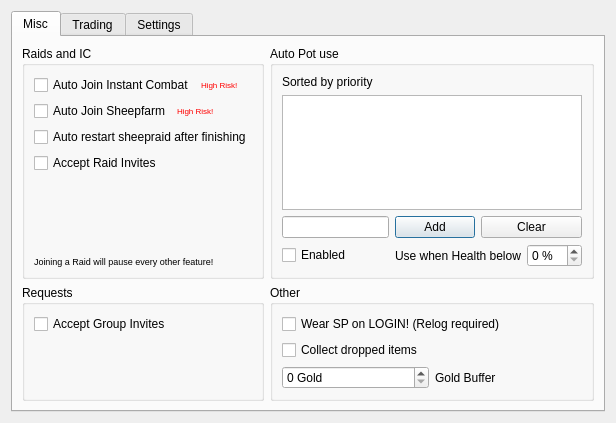
<?xml version="1.0" encoding="UTF-8"?>
<ui version="4.0">
 <class>SettingsUI</class>
 <widget class="QDialog" name="SettingsUI">
  <property name="geometry">
   <rect>
    <x>0</x>
    <y>0</y>
    <width>616</width>
    <height>423</height>
   </rect>
  </property>
  <property name="minimumSize">
   <size>
    <width>450</width>
    <height>315</height>
   </size>
  </property>
  <property name="windowTitle">
   <string>Dialog</string>
  </property>
  <layout class="QVBoxLayout" name="verticalLayout">
   <item>
    <widget class="QTabWidget" name="settingsTabs">
     <property name="sizePolicy">
      <sizepolicy hsizetype="Expanding" vsizetype="Ignored">
       <horstretch>0</horstretch>
       <verstretch>0</verstretch>
      </sizepolicy>
     </property>
     <property name="currentIndex">
      <number>0</number>
     </property>
     <widget class="QWidget" name="misc_tab">
      <attribute name="title">
       <string>Misc</string>
      </attribute>
      <layout class="QGridLayout" name="gridLayout">
       <item row="0" column="0">
        <widget class="QGroupBox" name="groupBox">
         <property name="title">
          <string>Raids and IC</string>
         </property>
         <layout class="QVBoxLayout" name="verticalLayout_2">
          <item>
           <layout class="QHBoxLayout" name="horizontalLayout_4">
            <item>
             <widget class="QCheckBox" name="checkBox">
              <property name="text">
               <string>Auto Join Instant Combat</string>
              </property>
             </widget>
            </item>
            <item>
             <widget class="QLabel" name="label_12">
              <property name="palette">
               <palette>
                <active>
                 <colorrole role="WindowText">
                  <brush brushstyle="SolidPattern">
                   <color alpha="255">
                    <red>255</red>
                    <green>0</green>
                    <blue>0</blue>
                   </color>
                  </brush>
                 </colorrole>
                </active>
                <inactive>
                 <colorrole role="WindowText">
                  <brush brushstyle="SolidPattern">
                   <color alpha="255">
                    <red>255</red>
                    <green>0</green>
                    <blue>0</blue>
                   </color>
                  </brush>
                 </colorrole>
                </inactive>
                <disabled>
                 <colorrole role="WindowText">
                  <brush brushstyle="SolidPattern">
                   <color alpha="255">
                    <red>120</red>
                    <green>120</green>
                    <blue>120</blue>
                   </color>
                  </brush>
                 </colorrole>
                </disabled>
               </palette>
              </property>
              <property name="font">
               <font>
                <pointsize>6</pointsize>
               </font>
              </property>
              <property name="text">
               <string>High Risk!</string>
              </property>
             </widget>
            </item>
           </layout>
          </item>
          <item>
           <layout class="QHBoxLayout" name="horizontalLayout">
            <item>
             <widget class="QCheckBox" name="autoJoinSheep">
              <property name="text">
               <string>Auto Join Sheepfarm</string>
              </property>
             </widget>
            </item>
            <item>
             <widget class="QLabel" name="label_8">
              <property name="palette">
               <palette>
                <active>
                 <colorrole role="WindowText">
                  <brush brushstyle="SolidPattern">
                   <color alpha="255">
                    <red>255</red>
                    <green>0</green>
                    <blue>0</blue>
                   </color>
                  </brush>
                 </colorrole>
                </active>
                <inactive>
                 <colorrole role="WindowText">
                  <brush brushstyle="SolidPattern">
                   <color alpha="255">
                    <red>255</red>
                    <green>0</green>
                    <blue>0</blue>
                   </color>
                  </brush>
                 </colorrole>
                </inactive>
                <disabled>
                 <colorrole role="WindowText">
                  <brush brushstyle="SolidPattern">
                   <color alpha="255">
                    <red>120</red>
                    <green>120</green>
                    <blue>120</blue>
                   </color>
                  </brush>
                 </colorrole>
                </disabled>
               </palette>
              </property>
              <property name="font">
               <font>
                <pointsize>6</pointsize>
               </font>
              </property>
              <property name="text">
               <string>High Risk!</string>
              </property>
             </widget>
            </item>
           </layout>
          </item>
          <item>
           <widget class="QCheckBox" name="restartSheep">
            <property name="text">
             <string>Auto restart sheepraid after finishing</string>
            </property>
           </widget>
          </item>
          <item>
           <widget class="QCheckBox" name="raidInvites">
            <property name="text">
             <string>Accept Raid Invites</string>
            </property>
           </widget>
          </item>
          <item>
           <spacer name="verticalSpacer_3">
            <property name="orientation">
             <enum>Qt::Vertical</enum>
            </property>
            <property name="sizeHint" stdset="0">
             <size>
              <width>20</width>
              <height>40</height>
             </size>
            </property>
           </spacer>
          </item>
          <item>
           <widget class="QLabel" name="label">
            <property name="font">
             <font>
              <pointsize>7</pointsize>
             </font>
            </property>
            <property name="text">
             <string>Joining a Raid will pause every other feature!</string>
            </property>
            <property name="wordWrap">
             <bool>true</bool>
            </property>
           </widget>
          </item>
         </layout>
        </widget>
       </item>
       <item row="1" column="0">
        <widget class="QGroupBox" name="groupBox_4">
         <property name="title">
          <string>Requests</string>
         </property>
         <layout class="QGridLayout" name="gridLayout_4">
          <item row="1" column="0">
           <widget class="QCheckBox" name="accept_group">
            <property name="text">
             <string>Accept Group Invites</string>
            </property>
           </widget>
          </item>
          <item row="2" column="0">
           <spacer name="verticalSpacer_6">
            <property name="orientation">
             <enum>Qt::Vertical</enum>
            </property>
            <property name="sizeHint" stdset="0">
             <size>
              <width>20</width>
              <height>40</height>
             </size>
            </property>
           </spacer>
          </item>
         </layout>
        </widget>
       </item>
       <item row="1" column="1">
        <widget class="QGroupBox" name="groupBox_6">
         <property name="title">
          <string>Other</string>
         </property>
         <layout class="QGridLayout" name="gridLayout_5">
          <item row="2" column="1">
           <widget class="QLabel" name="label_2">
            <property name="text">
             <string>Gold Buffer</string>
            </property>
           </widget>
          </item>
          <item row="0" column="0" colspan="2">
           <widget class="QCheckBox" name="wearSP">
            <property name="text">
             <string>Wear SP on LOGIN! (Relog required)</string>
            </property>
           </widget>
          </item>
          <item row="2" column="0">
           <widget class="QSpinBox" name="goldBuffer">
            <property name="suffix">
             <string> Gold</string>
            </property>
            <property name="maximum">
             <number>100000</number>
            </property>
           </widget>
          </item>
          <item row="3" column="0">
           <spacer name="verticalSpacer_2">
            <property name="orientation">
             <enum>Qt::Vertical</enum>
            </property>
            <property name="sizeHint" stdset="0">
             <size>
              <width>20</width>
              <height>40</height>
             </size>
            </property>
           </spacer>
          </item>
          <item row="1" column="0">
           <widget class="QCheckBox" name="autoCollect">
            <property name="text">
             <string>Collect dropped items</string>
            </property>
           </widget>
          </item>
         </layout>
        </widget>
       </item>
       <item row="0" column="1">
        <widget class="QGroupBox" name="groupBox_8">
         <property name="title">
          <string>Auto Pot use</string>
         </property>
         <layout class="QGridLayout" name="gridLayout_9">
          <item row="0" column="0" colspan="4">
           <widget class="QLabel" name="label_9">
            <property name="text">
             <string>Sorted by priority</string>
            </property>
           </widget>
          </item>
          <item row="1" column="0" colspan="4">
           <widget class="QListWidget" name="autoPotList"/>
          </item>
          <item row="2" column="0">
           <widget class="QLineEdit" name="autoPotLine"/>
          </item>
          <item row="2" column="1">
           <widget class="QPushButton" name="autoPotAdd">
            <property name="text">
             <string>Add</string>
            </property>
           </widget>
          </item>
          <item row="2" column="2" colspan="2">
           <widget class="QPushButton" name="autoPotClear">
            <property name="text">
             <string>Clear</string>
            </property>
           </widget>
          </item>
          <item row="3" column="0">
           <widget class="QCheckBox" name="autoPotEnable">
            <property name="text">
             <string>Enabled</string>
            </property>
           </widget>
          </item>
          <item row="3" column="1" colspan="2">
           <widget class="QLabel" name="label_10">
            <property name="text">
             <string>Use when Health below</string>
            </property>
           </widget>
          </item>
          <item row="3" column="3">
           <widget class="QSpinBox" name="autoPotPercent">
            <property name="suffix">
             <string> %</string>
            </property>
           </widget>
          </item>
         </layout>
        </widget>
       </item>
      </layout>
     </widget>
     <widget class="QWidget" name="trading">
      <attribute name="title">
       <string>Trading</string>
      </attribute>
      <layout class="QGridLayout" name="gridLayout_7">
       <item row="0" column="0">
        <widget class="QComboBox" name="req_trades">
         <item>
          <property name="text">
           <string>Do not accept trades</string>
          </property>
         </item>
         <item>
          <property name="text">
           <string>Accept every trade</string>
          </property>
         </item>
         <item>
          <property name="text">
           <string>Use Trading Settings</string>
          </property>
         </item>
        </widget>
       </item>
       <item row="0" column="1">
        <spacer name="horizontalSpacer_3">
         <property name="orientation">
          <enum>Qt::Horizontal</enum>
         </property>
         <property name="sizeHint" stdset="0">
          <size>
           <width>40</width>
           <height>20</height>
          </size>
         </property>
        </spacer>
       </item>
       <item row="1" column="0" colspan="2">
        <widget class="QGroupBox" name="groupBox_2">
         <property name="title">
          <string>Loot Items</string>
         </property>
         <layout class="QGridLayout" name="gridLayout_6">
          <item row="4" column="1">
           <spacer name="verticalSpacer_4">
            <property name="orientation">
             <enum>Qt::Vertical</enum>
            </property>
            <property name="sizeHint" stdset="0">
             <size>
              <width>20</width>
              <height>241</height>
             </size>
            </property>
           </spacer>
          </item>
          <item row="0" column="0" rowspan="5">
           <widget class="QListWidget" name="loot_itemlist"/>
          </item>
          <item row="1" column="1">
           <widget class="QSpinBox" name="tradeAmmount">
            <property name="maximum">
             <number>999</number>
            </property>
           </widget>
          </item>
          <item row="1" column="2">
           <widget class="QCheckBox" name="lootAll">
            <property name="text">
             <string>All</string>
            </property>
           </widget>
          </item>
          <item row="0" column="1" colspan="2">
           <widget class="QLineEdit" name="loot_name"/>
          </item>
          <item row="2" column="1" colspan="2">
           <widget class="QPushButton" name="loot_addItem">
            <property name="text">
             <string>Add Item</string>
            </property>
           </widget>
          </item>
          <item row="3" column="1" colspan="2">
           <widget class="QPushButton" name="loot_removeItem">
            <property name="text">
             <string>Remove Selected</string>
            </property>
           </widget>
          </item>
         </layout>
        </widget>
       </item>
       <item row="1" column="2">
        <widget class="QGroupBox" name="groupBox_7">
         <property name="title">
          <string>Loot Gold</string>
         </property>
         <layout class="QVBoxLayout" name="verticalLayout_4">
          <item>
           <layout class="QVBoxLayout" name="verticalLayout_3">
            <item>
             <widget class="QRadioButton" name="lootFixed">
              <property name="text">
               <string>Fixed Max Ammount</string>
              </property>
             </widget>
            </item>
            <item>
             <widget class="QSpinBox" name="lootFixedGold">
              <property name="maximum">
               <number>99999999</number>
              </property>
             </widget>
            </item>
            <item>
             <widget class="QRadioButton" name="lootAMAP">
              <property name="text">
               <string>As much as possible</string>
              </property>
             </widget>
            </item>
            <item>
             <widget class="QLabel" name="label_7">
              <property name="text">
               <string/>
              </property>
             </widget>
            </item>
            <item>
             <widget class="QLabel" name="label_6">
              <property name="palette">
               <palette>
                <active>
                 <colorrole role="WindowText">
                  <brush brushstyle="SolidPattern">
                   <color alpha="255">
                    <red>170</red>
                    <green>0</green>
                    <blue>0</blue>
                   </color>
                  </brush>
                 </colorrole>
                </active>
                <inactive>
                 <colorrole role="WindowText">
                  <brush brushstyle="SolidPattern">
                   <color alpha="255">
                    <red>170</red>
                    <green>0</green>
                    <blue>0</blue>
                   </color>
                  </brush>
                 </colorrole>
                </inactive>
                <disabled>
                 <colorrole role="WindowText">
                  <brush brushstyle="SolidPattern">
                   <color alpha="255">
                    <red>120</red>
                    <green>120</green>
                    <blue>120</blue>
                   </color>
                  </brush>
                 </colorrole>
                </disabled>
               </palette>
              </property>
              <property name="font">
               <font>
                <pointsize>7</pointsize>
               </font>
              </property>
              <property name="text">
               <string>Always keeps Gold Buffer as Backup.</string>
              </property>
              <property name="wordWrap">
               <bool>true</bool>
              </property>
             </widget>
            </item>
           </layout>
          </item>
          <item>
           <spacer name="verticalSpacer_7">
            <property name="orientation">
             <enum>Qt::Vertical</enum>
            </property>
            <property name="sizeHint" stdset="0">
             <size>
              <width>20</width>
              <height>187</height>
             </size>
            </property>
           </spacer>
          </item>
         </layout>
        </widget>
       </item>
      </layout>
     </widget>
     <widget class="QWidget" name="settings_tab">
      <attribute name="title">
       <string>Settings</string>
      </attribute>
      <layout class="QGridLayout" name="gridLayout_3">
       <item row="0" column="0">
        <widget class="QGroupBox" name="groupBox_5">
         <property name="title">
          <string>Master Char Name</string>
         </property>
         <layout class="QGridLayout" name="gridLayout_10">
          <item row="7" column="1">
           <spacer name="verticalSpacer">
            <property name="orientation">
             <enum>Qt::Vertical</enum>
            </property>
            <property name="sizeHint" stdset="0">
             <size>
              <width>20</width>
              <height>40</height>
             </size>
            </property>
           </spacer>
          </item>
          <item row="5" column="1">
           <widget class="QCheckBox" name="mimicExperimental">
            <property name="sizePolicy">
             <sizepolicy hsizetype="Expanding" vsizetype="Fixed">
              <horstretch>0</horstretch>
              <verstretch>0</verstretch>
             </sizepolicy>
            </property>
            <property name="text">
             <string>Experimental Mode</string>
            </property>
           </widget>
          </item>
          <item row="5" column="0">
           <spacer name="horizontalSpacer_4">
            <property name="orientation">
             <enum>Qt::Horizontal</enum>
            </property>
            <property name="sizeType">
             <enum>QSizePolicy::Minimum</enum>
            </property>
            <property name="sizeHint" stdset="0">
             <size>
              <width>10</width>
              <height>20</height>
             </size>
            </property>
           </spacer>
          </item>
          <item row="3" column="0" colspan="2">
           <widget class="QCheckBox" name="mimicSkills">
            <property name="text">
             <string>Mimic Skills (Bots will only use Basic Attacks)</string>
            </property>
           </widget>
          </item>
          <item row="2" column="0" colspan="2">
           <widget class="QCheckBox" name="followMaster">
            <property name="enabled">
             <bool>true</bool>
            </property>
            <property name="text">
             <string>Follow</string>
            </property>
           </widget>
          </item>
          <item row="1" column="0" colspan="2">
           <layout class="QHBoxLayout" name="horizontalLayout_3">
            <item>
             <layout class="QHBoxLayout" name="horizontalLayout_2">
              <item>
               <widget class="QLabel" name="label_5">
                <property name="text">
                 <string>ID: </string>
                </property>
               </widget>
              </item>
              <item>
               <widget class="QLabel" name="masterid">
                <property name="text">
                 <string>000000</string>
                </property>
               </widget>
              </item>
             </layout>
            </item>
            <item>
             <spacer name="horizontalSpacer_2">
              <property name="orientation">
               <enum>Qt::Horizontal</enum>
              </property>
              <property name="sizeHint" stdset="0">
               <size>
                <width>40</width>
                <height>20</height>
               </size>
              </property>
             </spacer>
            </item>
           </layout>
          </item>
          <item row="0" column="0" colspan="2">
           <widget class="QLineEdit" name="master_name"/>
          </item>
          <item row="6" column="0" colspan="2">
           <widget class="QLabel" name="label_11">
            <property name="font">
             <font>
              <pointsize>6</pointsize>
             </font>
            </property>
            <property name="text">
             <string>       Bot has to be in range!</string>
            </property>
           </widget>
          </item>
         </layout>
        </widget>
       </item>
       <item row="0" column="1">
        <spacer name="horizontalSpacer">
         <property name="orientation">
          <enum>Qt::Horizontal</enum>
         </property>
         <property name="sizeHint" stdset="0">
          <size>
           <width>0</width>
           <height>138</height>
          </size>
         </property>
        </spacer>
       </item>
       <item row="0" column="2">
        <widget class="QGroupBox" name="groupBox_3">
         <property name="title">
          <string>Profile</string>
         </property>
         <layout class="QGridLayout" name="gridLayout_2">
          <item row="1" column="2">
           <widget class="QPushButton" name="pushButton">
            <property name="enabled">
             <bool>false</bool>
            </property>
            <property name="text">
             <string>Load</string>
            </property>
           </widget>
          </item>
          <item row="2" column="0">
           <widget class="QLabel" name="label_4">
            <property name="text">
             <string>Save as</string>
            </property>
           </widget>
          </item>
          <item row="2" column="1" colspan="2">
           <widget class="QLineEdit" name="saveprofile_name"/>
          </item>
          <item row="3" column="2">
           <widget class="QPushButton" name="saveprofile">
            <property name="text">
             <string>Save</string>
            </property>
           </widget>
          </item>
          <item row="0" column="0">
           <widget class="QLabel" name="label_3">
            <property name="text">
             <string>Load</string>
            </property>
            <property name="wordWrap">
             <bool>true</bool>
            </property>
           </widget>
          </item>
          <item row="0" column="1" colspan="2">
           <widget class="QComboBox" name="comboBox">
            <property name="enabled">
             <bool>false</bool>
            </property>
           </widget>
          </item>
         </layout>
        </widget>
       </item>
       <item row="1" column="0" colspan="3">
        <spacer name="verticalSpacer_5">
         <property name="orientation">
          <enum>Qt::Vertical</enum>
         </property>
         <property name="sizeHint" stdset="0">
          <size>
           <width>25</width>
           <height>10</height>
          </size>
         </property>
        </spacer>
       </item>
      </layout>
     </widget>
    </widget>
   </item>
  </layout>
 </widget>
 <resources/>
 <connections/>
</ui>
